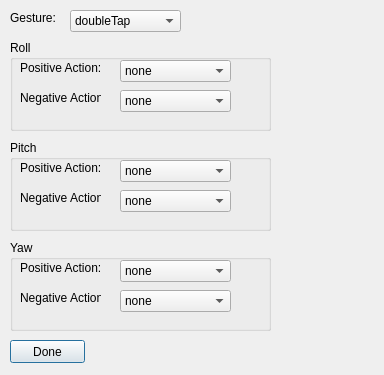
<?xml version="1.0" encoding="UTF-8"?>
<ui version="4.0">
 <class>HoldEditor</class>
 <widget class="QDialog" name="HoldEditor">
  <property name="geometry">
   <rect>
    <x>0</x>
    <y>0</y>
    <width>384</width>
    <height>375</height>
   </rect>
  </property>
  <property name="windowTitle">
   <string>HoldEditor</string>
  </property>
  <widget class="QLabel" name="label">
   <property name="geometry">
    <rect>
     <x>10</x>
     <y>10</y>
     <width>51</width>
     <height>16</height>
    </rect>
   </property>
   <property name="text">
    <string>Gesture:</string>
   </property>
  </widget>
  <widget class="QComboBox" name="gestureComboBox">
   <property name="geometry">
    <rect>
     <x>70</x>
     <y>10</y>
     <width>111</width>
     <height>22</height>
    </rect>
   </property>
   <property name="currentText">
    <string>doubleTap</string>
   </property>
   <item>
    <property name="text">
     <string>doubleTap</string>
    </property>
   </item>
   <item>
    <property name="text">
     <string>fist</string>
    </property>
   </item>
   <item>
    <property name="text">
     <string>fingersSpread</string>
    </property>
   </item>
   <item>
    <property name="text">
     <string>waveIn</string>
    </property>
   </item>
   <item>
    <property name="text">
     <string>waveOut</string>
    </property>
   </item>
  </widget>
  <widget class="QGroupBox" name="groupBox">
   <property name="geometry">
    <rect>
     <x>10</x>
     <y>40</y>
     <width>261</width>
     <height>91</height>
    </rect>
   </property>
   <property name="title">
    <string>Roll</string>
   </property>
   <widget class="QLabel" name="label_3">
    <property name="geometry">
     <rect>
      <x>10</x>
      <y>20</y>
      <width>81</width>
      <height>16</height>
     </rect>
    </property>
    <property name="text">
     <string>Positive Action:</string>
    </property>
   </widget>
   <widget class="QLabel" name="label_4">
    <property name="geometry">
     <rect>
      <x>10</x>
      <y>50</y>
      <width>81</width>
      <height>16</height>
     </rect>
    </property>
    <property name="text">
     <string>Negative Action:</string>
    </property>
   </widget>
   <widget class="QComboBox" name="rollPositiveComboBox">
    <property name="geometry">
     <rect>
      <x>110</x>
      <y>20</y>
      <width>111</width>
      <height>22</height>
     </rect>
    </property>
    <item>
     <property name="text">
      <string>none</string>
     </property>
    </item>
    <item>
     <property name="text">
      <string>undo</string>
     </property>
    </item>
    <item>
     <property name="text">
      <string>redo</string>
     </property>
    </item>
    <item>
     <property name="text">
      <string>zoomIn</string>
     </property>
    </item>
    <item>
     <property name="text">
      <string>zoomOut</string>
     </property>
    </item>
    <item>
     <property name="text">
      <string>zoom100</string>
     </property>
    </item>
    <item>
     <property name="text">
      <string>escape</string>
     </property>
    </item>
    <item>
     <property name="text">
      <string>enter</string>
     </property>
    </item>
    <item>
     <property name="text">
      <string>tab</string>
     </property>
    </item>
    <item>
     <property name="text">
      <string>switchWinForward</string>
     </property>
    </item>
    <item>
     <property name="text">
      <string>switchWinReverse</string>
     </property>
    </item>
    <item>
     <property name="text">
      <string>copy</string>
     </property>
    </item>
    <item>
     <property name="text">
      <string>paste</string>
     </property>
    </item>
    <item>
     <property name="text">
      <string>cut</string>
     </property>
    </item>
    <item>
     <property name="text">
      <string>fileMenu</string>
     </property>
    </item>
    <item>
     <property name="text">
      <string>newBrowser</string>
     </property>
    </item>
    <item>
     <property name="text">
      <string>gotoAddrBar</string>
     </property>
    </item>
    <item>
     <property name="text">
      <string>lockDesktop</string>
     </property>
    </item>
    <item>
     <property name="text">
      <string>editMenu</string>
     </property>
    </item>
    <item>
     <property name="text">
      <string>viewMenu</string>
     </property>
    </item>
    <item>
     <property name="text">
      <string>winHome</string>
     </property>
    </item>
    <item>
     <property name="text">
      <string>hideApps</string>
     </property>
    </item>
    <item>
     <property name="text">
      <string>control</string>
     </property>
    </item>
    <item>
     <property name="text">
      <string>volumeUp</string>
     </property>
    </item>
    <item>
     <property name="text">
      <string>volumeDown</string>
     </property>
    </item>
    <item>
     <property name="text">
      <string>backspace</string>
     </property>
    </item>
    <item>
     <property name="text">
      <string>upArrow</string>
     </property>
    </item>
    <item>
     <property name="text">
      <string>downArrow</string>
     </property>
    </item>
    <item>
     <property name="text">
      <string>rightArrow</string>
     </property>
    </item>
    <item>
     <property name="text">
      <string>leftArrow</string>
     </property>
    </item>
   </widget>
   <widget class="QComboBox" name="rollNegativeComboBox">
    <property name="geometry">
     <rect>
      <x>110</x>
      <y>50</y>
      <width>111</width>
      <height>22</height>
     </rect>
    </property>
    <item>
     <property name="text">
      <string>none</string>
     </property>
    </item>
    <item>
     <property name="text">
      <string>undo</string>
     </property>
    </item>
    <item>
     <property name="text">
      <string>redo</string>
     </property>
    </item>
    <item>
     <property name="text">
      <string>zoomIn</string>
     </property>
    </item>
    <item>
     <property name="text">
      <string>zoomOut</string>
     </property>
    </item>
    <item>
     <property name="text">
      <string>zoom100</string>
     </property>
    </item>
    <item>
     <property name="text">
      <string>escape</string>
     </property>
    </item>
    <item>
     <property name="text">
      <string>enter</string>
     </property>
    </item>
    <item>
     <property name="text">
      <string>tab</string>
     </property>
    </item>
    <item>
     <property name="text">
      <string>switchWinForward</string>
     </property>
    </item>
    <item>
     <property name="text">
      <string>switchWinReverse</string>
     </property>
    </item>
    <item>
     <property name="text">
      <string>copy</string>
     </property>
    </item>
    <item>
     <property name="text">
      <string>paste</string>
     </property>
    </item>
    <item>
     <property name="text">
      <string>cut</string>
     </property>
    </item>
    <item>
     <property name="text">
      <string>fileMenu</string>
     </property>
    </item>
    <item>
     <property name="text">
      <string>newBrowser</string>
     </property>
    </item>
    <item>
     <property name="text">
      <string>gotoAddrBar</string>
     </property>
    </item>
    <item>
     <property name="text">
      <string>lockDesktop</string>
     </property>
    </item>
    <item>
     <property name="text">
      <string>editMenu</string>
     </property>
    </item>
    <item>
     <property name="text">
      <string>viewMenu</string>
     </property>
    </item>
    <item>
     <property name="text">
      <string>winHome</string>
     </property>
    </item>
    <item>
     <property name="text">
      <string>hideApps</string>
     </property>
    </item>
    <item>
     <property name="text">
      <string>control</string>
     </property>
    </item>
    <item>
     <property name="text">
      <string>volumeUp</string>
     </property>
    </item>
    <item>
     <property name="text">
      <string>volumeDown</string>
     </property>
    </item>
    <item>
     <property name="text">
      <string>backspace</string>
     </property>
    </item>
    <item>
     <property name="text">
      <string>upArrow</string>
     </property>
    </item>
    <item>
     <property name="text">
      <string>downArrow</string>
     </property>
    </item>
    <item>
     <property name="text">
      <string>rightArrow</string>
     </property>
    </item>
    <item>
     <property name="text">
      <string>leftArrow</string>
     </property>
    </item>
   </widget>
  </widget>
  <widget class="QGroupBox" name="groupBox_2">
   <property name="geometry">
    <rect>
     <x>10</x>
     <y>140</y>
     <width>261</width>
     <height>91</height>
    </rect>
   </property>
   <property name="title">
    <string>Pitch</string>
   </property>
   <widget class="QLabel" name="label_5">
    <property name="geometry">
     <rect>
      <x>10</x>
      <y>20</y>
      <width>81</width>
      <height>16</height>
     </rect>
    </property>
    <property name="text">
     <string>Positive Action:</string>
    </property>
   </widget>
   <widget class="QLabel" name="label_6">
    <property name="geometry">
     <rect>
      <x>10</x>
      <y>50</y>
      <width>81</width>
      <height>16</height>
     </rect>
    </property>
    <property name="text">
     <string>Negative Action:</string>
    </property>
   </widget>
   <widget class="QComboBox" name="pitchPositiveComboBox">
    <property name="geometry">
     <rect>
      <x>110</x>
      <y>20</y>
      <width>111</width>
      <height>22</height>
     </rect>
    </property>
    <item>
     <property name="text">
      <string>none</string>
     </property>
    </item>
    <item>
     <property name="text">
      <string>undo</string>
     </property>
    </item>
    <item>
     <property name="text">
      <string>redo</string>
     </property>
    </item>
    <item>
     <property name="text">
      <string>zoomIn</string>
     </property>
    </item>
    <item>
     <property name="text">
      <string>zoomOut</string>
     </property>
    </item>
    <item>
     <property name="text">
      <string>zoom100</string>
     </property>
    </item>
    <item>
     <property name="text">
      <string>escape</string>
     </property>
    </item>
    <item>
     <property name="text">
      <string>enter</string>
     </property>
    </item>
    <item>
     <property name="text">
      <string>tab</string>
     </property>
    </item>
    <item>
     <property name="text">
      <string>switchWinForward</string>
     </property>
    </item>
    <item>
     <property name="text">
      <string>switchWinReverse</string>
     </property>
    </item>
    <item>
     <property name="text">
      <string>copy</string>
     </property>
    </item>
    <item>
     <property name="text">
      <string>paste</string>
     </property>
    </item>
    <item>
     <property name="text">
      <string>cut</string>
     </property>
    </item>
    <item>
     <property name="text">
      <string>fileMenu</string>
     </property>
    </item>
    <item>
     <property name="text">
      <string>newBrowser</string>
     </property>
    </item>
    <item>
     <property name="text">
      <string>gotoAddrBar</string>
     </property>
    </item>
    <item>
     <property name="text">
      <string>lockDesktop</string>
     </property>
    </item>
    <item>
     <property name="text">
      <string>editMenu</string>
     </property>
    </item>
    <item>
     <property name="text">
      <string>viewMenu</string>
     </property>
    </item>
    <item>
     <property name="text">
      <string>winHome</string>
     </property>
    </item>
    <item>
     <property name="text">
      <string>hideApps</string>
     </property>
    </item>
    <item>
     <property name="text">
      <string>control</string>
     </property>
    </item>
    <item>
     <property name="text">
      <string>volumeUp</string>
     </property>
    </item>
    <item>
     <property name="text">
      <string>volumeDown</string>
     </property>
    </item>
    <item>
     <property name="text">
      <string>backspace</string>
     </property>
    </item>
    <item>
     <property name="text">
      <string>upArrow</string>
     </property>
    </item>
    <item>
     <property name="text">
      <string>downArrow</string>
     </property>
    </item>
    <item>
     <property name="text">
      <string>rightArrow</string>
     </property>
    </item>
    <item>
     <property name="text">
      <string>leftArrow</string>
     </property>
    </item>
   </widget>
   <widget class="QComboBox" name="pitchNegativeComboBox">
    <property name="geometry">
     <rect>
      <x>110</x>
      <y>50</y>
      <width>111</width>
      <height>22</height>
     </rect>
    </property>
    <item>
     <property name="text">
      <string>none</string>
     </property>
    </item>
    <item>
     <property name="text">
      <string>undo</string>
     </property>
    </item>
    <item>
     <property name="text">
      <string>redo</string>
     </property>
    </item>
    <item>
     <property name="text">
      <string>zoomIn</string>
     </property>
    </item>
    <item>
     <property name="text">
      <string>zoomOut</string>
     </property>
    </item>
    <item>
     <property name="text">
      <string>zoom100</string>
     </property>
    </item>
    <item>
     <property name="text">
      <string>escape</string>
     </property>
    </item>
    <item>
     <property name="text">
      <string>enter</string>
     </property>
    </item>
    <item>
     <property name="text">
      <string>tab</string>
     </property>
    </item>
    <item>
     <property name="text">
      <string>switchWinForward</string>
     </property>
    </item>
    <item>
     <property name="text">
      <string>switchWinReverse</string>
     </property>
    </item>
    <item>
     <property name="text">
      <string>copy</string>
     </property>
    </item>
    <item>
     <property name="text">
      <string>paste</string>
     </property>
    </item>
    <item>
     <property name="text">
      <string>cut</string>
     </property>
    </item>
    <item>
     <property name="text">
      <string>fileMenu</string>
     </property>
    </item>
    <item>
     <property name="text">
      <string>newBrowser</string>
     </property>
    </item>
    <item>
     <property name="text">
      <string>gotoAddrBar</string>
     </property>
    </item>
    <item>
     <property name="text">
      <string>lockDesktop</string>
     </property>
    </item>
    <item>
     <property name="text">
      <string>editMenu</string>
     </property>
    </item>
    <item>
     <property name="text">
      <string>viewMenu</string>
     </property>
    </item>
    <item>
     <property name="text">
      <string>winHome</string>
     </property>
    </item>
    <item>
     <property name="text">
      <string>hideApps</string>
     </property>
    </item>
    <item>
     <property name="text">
      <string>control</string>
     </property>
    </item>
    <item>
     <property name="text">
      <string>volumeUp</string>
     </property>
    </item>
    <item>
     <property name="text">
      <string>volumeDown</string>
     </property>
    </item>
    <item>
     <property name="text">
      <string>backspace</string>
     </property>
    </item>
    <item>
     <property name="text">
      <string>upArrow</string>
     </property>
    </item>
    <item>
     <property name="text">
      <string>downArrow</string>
     </property>
    </item>
    <item>
     <property name="text">
      <string>rightArrow</string>
     </property>
    </item>
    <item>
     <property name="text">
      <string>leftArrow</string>
     </property>
    </item>
   </widget>
  </widget>
  <widget class="QGroupBox" name="groupBox_3">
   <property name="geometry">
    <rect>
     <x>10</x>
     <y>240</y>
     <width>261</width>
     <height>91</height>
    </rect>
   </property>
   <property name="title">
    <string>Yaw</string>
   </property>
   <widget class="QLabel" name="label_7">
    <property name="geometry">
     <rect>
      <x>10</x>
      <y>20</y>
      <width>81</width>
      <height>16</height>
     </rect>
    </property>
    <property name="text">
     <string>Positive Action:</string>
    </property>
   </widget>
   <widget class="QLabel" name="label_8">
    <property name="geometry">
     <rect>
      <x>10</x>
      <y>50</y>
      <width>81</width>
      <height>16</height>
     </rect>
    </property>
    <property name="text">
     <string>Negative Action:</string>
    </property>
   </widget>
   <widget class="QComboBox" name="yawPositiveComboBox">
    <property name="geometry">
     <rect>
      <x>110</x>
      <y>20</y>
      <width>111</width>
      <height>22</height>
     </rect>
    </property>
    <item>
     <property name="text">
      <string>none</string>
     </property>
    </item>
    <item>
     <property name="text">
      <string>undo</string>
     </property>
    </item>
    <item>
     <property name="text">
      <string>redo</string>
     </property>
    </item>
    <item>
     <property name="text">
      <string>zoomIn</string>
     </property>
    </item>
    <item>
     <property name="text">
      <string>zoomOut</string>
     </property>
    </item>
    <item>
     <property name="text">
      <string>zoom100</string>
     </property>
    </item>
    <item>
     <property name="text">
      <string>escape</string>
     </property>
    </item>
    <item>
     <property name="text">
      <string>enter</string>
     </property>
    </item>
    <item>
     <property name="text">
      <string>tab</string>
     </property>
    </item>
    <item>
     <property name="text">
      <string>switchWinForward</string>
     </property>
    </item>
    <item>
     <property name="text">
      <string>switchWinReverse</string>
     </property>
    </item>
    <item>
     <property name="text">
      <string>copy</string>
     </property>
    </item>
    <item>
     <property name="text">
      <string>paste</string>
     </property>
    </item>
    <item>
     <property name="text">
      <string>cut</string>
     </property>
    </item>
    <item>
     <property name="text">
      <string>fileMenu</string>
     </property>
    </item>
    <item>
     <property name="text">
      <string>newBrowser</string>
     </property>
    </item>
    <item>
     <property name="text">
      <string>gotoAddrBar</string>
     </property>
    </item>
    <item>
     <property name="text">
      <string>lockDesktop</string>
     </property>
    </item>
    <item>
     <property name="text">
      <string>editMenu</string>
     </property>
    </item>
    <item>
     <property name="text">
      <string>viewMenu</string>
     </property>
    </item>
    <item>
     <property name="text">
      <string>winHome</string>
     </property>
    </item>
    <item>
     <property name="text">
      <string>hideApps</string>
     </property>
    </item>
    <item>
     <property name="text">
      <string>control</string>
     </property>
    </item>
    <item>
     <property name="text">
      <string>volumeUp</string>
     </property>
    </item>
    <item>
     <property name="text">
      <string>volumeDown</string>
     </property>
    </item>
    <item>
     <property name="text">
      <string>backspace</string>
     </property>
    </item>
    <item>
     <property name="text">
      <string>upArrow</string>
     </property>
    </item>
    <item>
     <property name="text">
      <string>downArrow</string>
     </property>
    </item>
    <item>
     <property name="text">
      <string>rightArrow</string>
     </property>
    </item>
    <item>
     <property name="text">
      <string>leftArrow</string>
     </property>
    </item>
   </widget>
   <widget class="QComboBox" name="yawNegativeComboBox">
    <property name="geometry">
     <rect>
      <x>110</x>
      <y>50</y>
      <width>111</width>
      <height>22</height>
     </rect>
    </property>
    <item>
     <property name="text">
      <string>none</string>
     </property>
    </item>
    <item>
     <property name="text">
      <string>undo</string>
     </property>
    </item>
    <item>
     <property name="text">
      <string>redo</string>
     </property>
    </item>
    <item>
     <property name="text">
      <string>zoomIn</string>
     </property>
    </item>
    <item>
     <property name="text">
      <string>zoomOut</string>
     </property>
    </item>
    <item>
     <property name="text">
      <string>zoom100</string>
     </property>
    </item>
    <item>
     <property name="text">
      <string>escape</string>
     </property>
    </item>
    <item>
     <property name="text">
      <string>enter</string>
     </property>
    </item>
    <item>
     <property name="text">
      <string>tab</string>
     </property>
    </item>
    <item>
     <property name="text">
      <string>switchWinForward</string>
     </property>
    </item>
    <item>
     <property name="text">
      <string>switchWinReverse</string>
     </property>
    </item>
    <item>
     <property name="text">
      <string>copy</string>
     </property>
    </item>
    <item>
     <property name="text">
      <string>paste</string>
     </property>
    </item>
    <item>
     <property name="text">
      <string>cut</string>
     </property>
    </item>
    <item>
     <property name="text">
      <string>fileMenu</string>
     </property>
    </item>
    <item>
     <property name="text">
      <string>newBrowser</string>
     </property>
    </item>
    <item>
     <property name="text">
      <string>gotoAddrBar</string>
     </property>
    </item>
    <item>
     <property name="text">
      <string>lockDesktop</string>
     </property>
    </item>
    <item>
     <property name="text">
      <string>editMenu</string>
     </property>
    </item>
    <item>
     <property name="text">
      <string>viewMenu</string>
     </property>
    </item>
    <item>
     <property name="text">
      <string>winHome</string>
     </property>
    </item>
    <item>
     <property name="text">
      <string>hideApps</string>
     </property>
    </item>
    <item>
     <property name="text">
      <string>control</string>
     </property>
    </item>
    <item>
     <property name="text">
      <string>volumeUp</string>
     </property>
    </item>
    <item>
     <property name="text">
      <string>volumeDown</string>
     </property>
    </item>
    <item>
     <property name="text">
      <string>backspace</string>
     </property>
    </item>
    <item>
     <property name="text">
      <string>upArrow</string>
     </property>
    </item>
    <item>
     <property name="text">
      <string>downArrow</string>
     </property>
    </item>
    <item>
     <property name="text">
      <string>rightArrow</string>
     </property>
    </item>
    <item>
     <property name="text">
      <string>leftArrow</string>
     </property>
    </item>
   </widget>
  </widget>
  <widget class="QPushButton" name="doneButton">
   <property name="geometry">
    <rect>
     <x>10</x>
     <y>340</y>
     <width>75</width>
     <height>23</height>
    </rect>
   </property>
   <property name="text">
    <string>Done</string>
   </property>
  </widget>
 </widget>
 <layoutdefault spacing="6" margin="11"/>
 <resources/>
 <connections/>
</ui>
